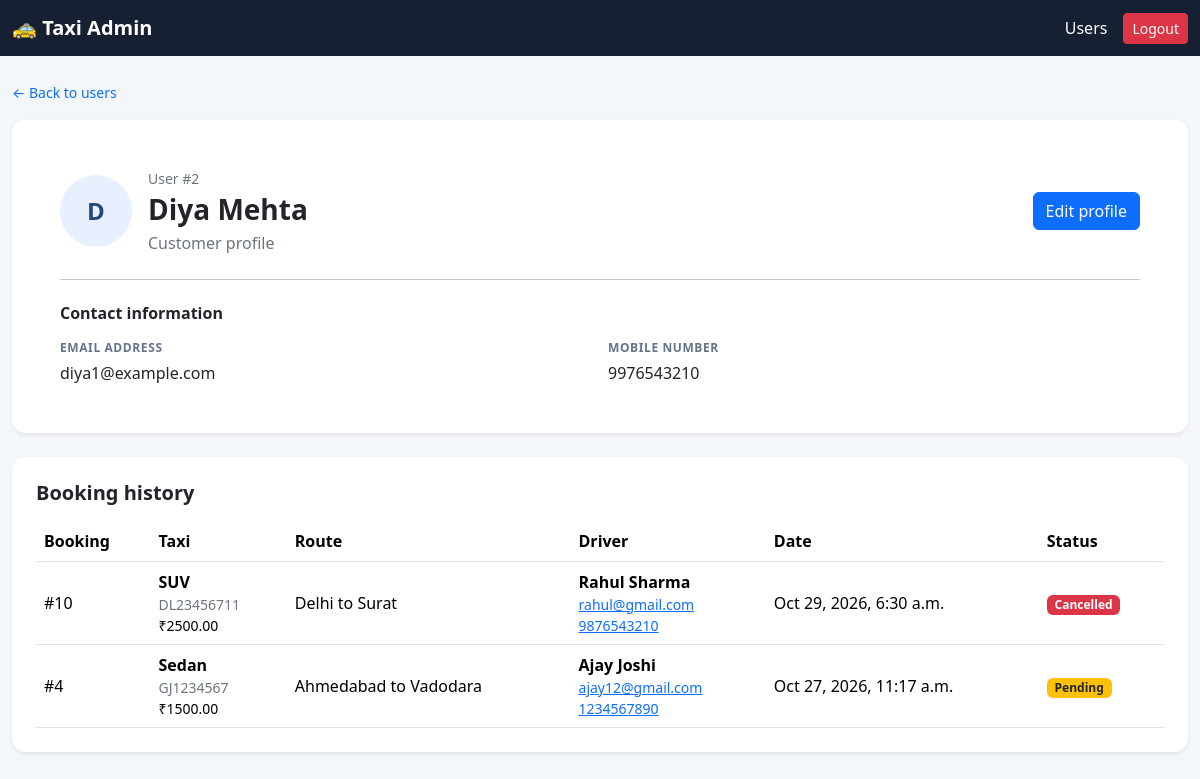
Page /users/2/ (signed in) on the committed database.
### core/models.py (models this page shows, shortened)
class User(models.Model):
    name = models.CharField(max_length=100)
    email = models.EmailField(unique=True)
    mobile = models.CharField(max_length=15)
    password = models.CharField(max_length=128)
    class Meta:
        ordering = ['name']

class Booking(models.Model):
    STATUS_CHOICES = [
        ('Pending', 'Pending'),
        ('Approved', 'Approved'),
        ('Cancelled', 'Cancelled'),
    ]
    user = models.ForeignKey(
        'core.User',
        on_delete=models.CASCADE,
        related_name='bookings'
    )
    taxi = models.ForeignKey(
        'core.Taxi',
        on_delete=models.CASCADE,
        related_name='bookings'
    )
    date = models.DateTimeField(auto_now_add=True)
    status = models.CharField(
        max_length=20,
        choices=STATUS_CHOICES,
        default='Pending'
    )

class Taxi(models.Model):
    number = models.CharField(max_length=20, unique=True)
    type = models.CharField(max_length=50)
    source = models.CharField(max_length=100)
    destination = models.CharField(max_length=100)
    price = models.DecimalField(max_digits=10, decimal_places=2)
    availability = models.BooleanField(default=True)
    driver = models.ForeignKey(
        Driver,
        on_delete=models.CASCADE,
        related_name='taxis',
    )

class Driver(models.Model):
    name = models.CharField(max_length=100)
    email = models.EmailField(unique=True)
    license_number = models.CharField(
        max_length=50,
        unique=True
    )
    mobile = models.CharField(max_length=15)
    taxi_number = models.CharField(max_length=20, blank=True)
    password = models.CharField(max_length=128)

### core/views.py (the view)
# urls.py: path('users/<int:user_id>/', views.admin_user_detail, name='admin_user_detail'),
@user_passes_test(lambda user: user.is_authenticated and user.is_staff,
                  login_url='admin_login')
def admin_user_detail(request, user_id):
    user = get_object_or_404(User, pk=user_id)
    bookings = user.bookings.select_related(
        'taxi',
        'taxi__driver',
    ).order_by('-date')
    return render(
        request,
        'core/admin_user_detail.html',
        {
            'user_record': user,
            'bookings': bookings,
        },
    )

### core/templates/core/admin_user_detail.html (shortened to what this page needs)
<!DOCTYPE html>
<html lang="en">
<head>
    <link href="https://cdn.jsdelivr.net/npm/bootstrap@5.3.3/dist/css/bootstrap.min.css"
          rel="stylesheet">
</head>
<body>
<nav class="navbar navbar-dark admin-navbar">
    <div class="container-xxl">
        <a class="navbar-brand fw-bold" href="{% url 'admin_dashboard' %}">
            🚕 Taxi Admin
        </a>
        <div class="d-flex align-items-center gap-3">
            <a class="nav-link text-white" href="{% url 'admin_users' %}">
                Users
            </a>
            <form method="POST" action="{% url 'admin_logout' %}">
                <button type="submit" class="btn btn-danger btn-sm">Logout</button>
            </form>
        </div>
    </div>
</nav>
<main class="container-xxl py-4">
    <a class="text-decoration-none small" href="{% url 'admin_users' %}">
        &larr; Back to users
    </a>
    <section class="card profile-card shadow-sm mt-3">
        <div class="card-body p-4 p-md-5">
            <header class="d-flex flex-wrap align-items-center gap-3 mb-4">
                <span class="profile-avatar" aria-hidden="true">
                    {{ user_record.name|first|upper }}
                </span>
                <div>
                    <p class="text-secondary small mb-1">
                        User #{{ user_record.pk }}
                    </p>
                    <h1 class="h3 fw-bold mb-1">{{ user_record.name }}</h1>
                    <p class="text-secondary mb-0">Customer profile</p>
                </div>
                <a class="btn btn-primary ms-md-auto"
                   href="{% url 'admin_user_edit' user_record.pk %}">
                    Edit profile
                </a>
            </header>
            <hr class="mb-4">
            <h2 class="h6 fw-bold mb-3">Contact information</h2>
            <div class="row g-3">
                <div class="col-12 col-md-6">
                    <div class="detail-label mb-1">Email address</div>
                    <div>{{ user_record.email }}</div>
                </div>
                <div class="col-12 col-md-6">
                    <div class="detail-label mb-1">Mobile number</div>
                    <div>{{ user_record.mobile }}</div>
                </div>
            </div>
        </div>
    </section>
    <section class="card profile-card shadow-sm mt-4">
        <div class="card-body p-4">
            <h2 class="h5 fw-bold mb-3">Booking history</h2>
            {% if bookings %}
                <div class="table-responsive">
                    <table class="table align-middle mb-0">
                        <thead>
                            <tr>
                                <th>Booking</th>
                                <th>Taxi</th>
                                <th>Route</th>
                                <th>Driver</th>
                                <th>Date</th>
                                <th>Status</th>
                            </tr>
                        </thead>
                        <tbody>
                            {% for booking in bookings %}
                                <tr>
                                    <td>#{{ booking.pk }}</td>
                                    <td>
                                        <div class="fw-semibold">{{ booking.taxi.type }}</div>
                                        <div class="small text-secondary">{{ booking.taxi.number }}</div>
                                        <div class="small">₹{{ booking.taxi.price }}</div>
                                    </td>
                                    <td>{{ booking.taxi.source }} to {{ booking.taxi.destination }}</td>
                                    <td>
                                        <div class="fw-semibold">{{ booking.taxi.driver.name }}</div>
                                        <a class="small d-block" href="mailto:{{ booking.taxi.driver.email }}">{{ booking.taxi.driver.email }}</a>
                                        <a class="small d-block" href="tel:{{ booking.taxi.driver.mobile }}">{{ booking.taxi.driver.mobile }}</a>
                                    </td>
                                    <td>{{ booking.date|date:"M j, Y, g:i a" }}</td>
                                    <td>
                                        {% if booking.status == 'Approved' %}
                                            <span class="badge text-bg-success">{{ booking.status }}</span>
                                        {% elif booking.status == 'Cancelled' %}
                                            <span class="badge text-bg-danger">{{ booking.status }}</span>
                                        {% else %}
                                            <span class="badge text-bg-warning text-dark">{{ booking.status }}</span>
                                        {% endif %}
                                    </td>
                                </tr>
                            {% endfor %}
                        </tbody>
                    </table>
                </div>
            {% else %}
                <p class="text-secondary mb-0">No bookings yet</p>
            {% endif %}
        </div>
    </section>
</main>
</body>
</html>

### core/templates/core/admin_user_detail.html (style rules this page uses)
body { background: #f3f6fa; }
.admin-navbar { background: #172033; }
.profile-card { border: 0; border-radius: 14px; }
.profile-avatar { align-items: center; background: #e8efff; border-radius: 50%; color: #24477c; display: inline-flex; font-size: 1.5rem; font-weight: 700; height: 72px; justify-content: center; width: 72px; }
.detail-label { color: #64748b; font-size: .75rem; font-weight: 700; letter-spacing: .05em; text-transform: uppercase; }

### rows in the picture
User: name|first "D", pk "2", name "Diya Mehta", email "diya1@example.com", mobile "9976543210"
Booking: pk "10", taxi.type "SUV", taxi.number "DL23456711", taxi.price "2500.00", taxi.source "Delhi", taxi.destination "Surat", taxi.driver.name "Rahul Sharma", taxi.driver.email "rahul@gmail.com", taxi.driver.mobile "9876543210", date "Oct 29, 2026, 6:30 a.m.", status "Cancelled"
Booking: pk "4", taxi.type "Sedan", taxi.number "GJ1234567", taxi.price "1500.00", taxi.source "Ahmedabad", taxi.destination "Vadodara", taxi.driver.name "Ajay Joshi", taxi.driver.email "ajay12@gmail.com", taxi.driver.mobile "1234567890", date "Oct 27, 2026, 11:17 a.m.", status "Pending"
